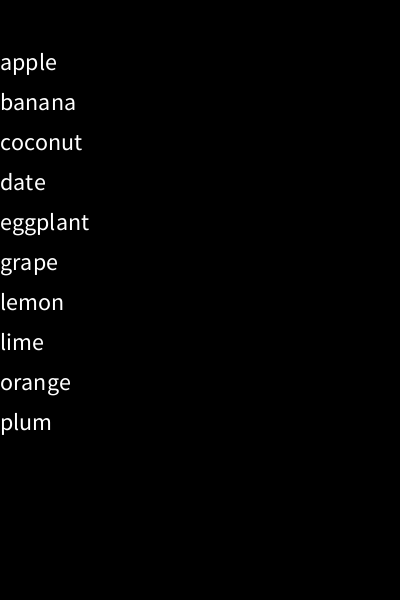
Frame 1 (no input)
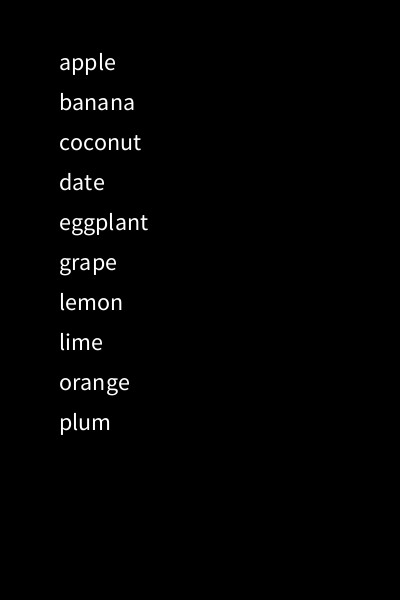
Frame 60 (the mouse pressed at the canvas centre just before this capture)
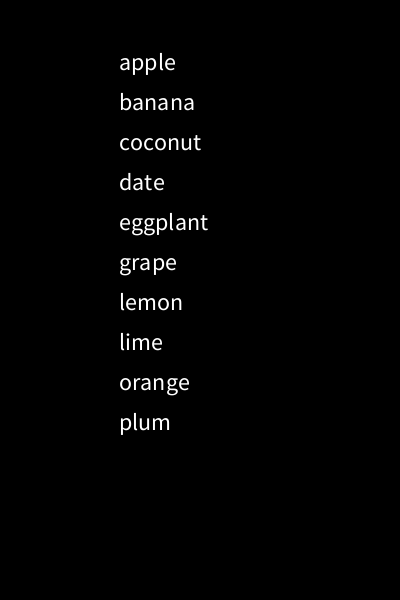
Frame 120 (the mouse held since frame 60 and released just before this capture)

The Processing sketch that drew these frames (run headless with seeded random() and noise(); from frame 60 on, the mouse is pressed at the canvas centre):

// Processing sketch: processing_140508
// ── processing_140508.pde

// ICE 14 copyright 2014
// Hyun Doug Kim 

String [] arrayOfStr = {"apple", "banana", "coconut", "date", "eggplant", "grape", "lemon", "lime", "orange", "plum"};
float x, dx;


void setup( )
{
  size( 400, 600 );
  textSize( 24 );
  fill( 255 );
  
  x=0;
  dx=1;
}

void draw()
{
  background( 0 );
  printArray (arrayOfStr);
  moveWords();
}

void printArray (String [ ] anyArray)
{
  for (int i = 0; i < anyArray.length; i++)
  {
    text (anyArray[i], x, 70 + i*40);
  }
}

void moveWords()
{
  x+=dx;
  if (x> width)
  {
    dx= -dx;
  }
  else if (x<0)
  {
    dx= -dx;
  }
}
